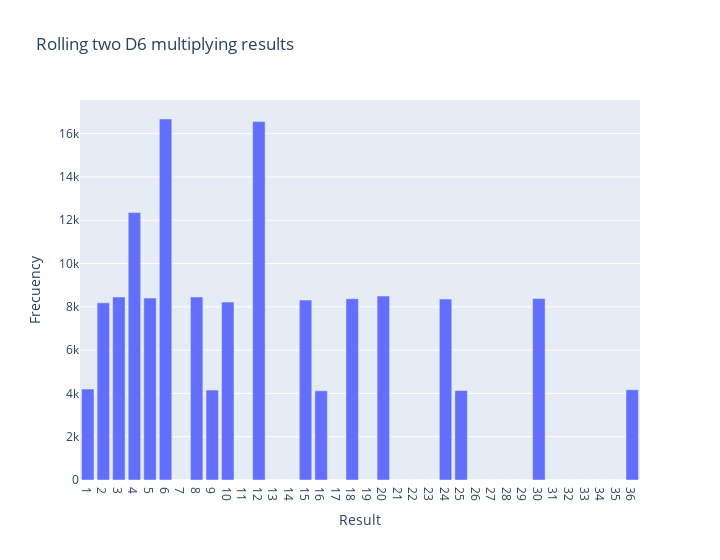

Here is the notebook cell this chart was saved with:
### Code cell
#### Multiplying two D6 results

import plotly.express as px

from modules.die import Die

die_1 = Die(6)
die_2 = Die(6)

results = []
for roll_num in range(150000):
    result = die_1.roll() * die_2.roll() # Multiply
    results.append(result)

frecuencies = []
max_result = die_1.num_sides * die_2.num_sides
poss_results = range(1, max_result+1)
for value in poss_results:
    frequency = results.count(value)
    frecuencies.append(frequency)

title = "Rolling two D6 multiplying results" 
labels = {"x":"Result", "y": "Frecuency"}
fig = px.bar(x=poss_results, y=frecuencies, title=title, labels=labels, width=720)

fig.update_layout(xaxis_dtick=1)
fig.show()

# fig.write_html("visual_frecuencies_d6d10.html") --> Remember this for save your chart html

### Figure 1 — Plotly figure (JSON) as saved in the notebook; plotly's stock layout.template omitted (floating-point values rounded to 4 significant figures)
{"data": [{"alignmentgroup": "True", "hovertemplate": "Result=%{x}<br>Frecuency=%{y}<extra></extra>", "legendgroup": "", "marker": {"color": "#636efa", "pattern": {"shape": ""}}, "name": "", "offsetgroup": "", "orientation": "v", "showlegend": false, "textposition": "auto", "type": "bar", "x": [1, 2, 3, 4, 5, 6, 7, 8, 9, 10, 11, 12, 13, 14, 15, 16, 17, 18, 19, 20, 21, 22, 23, 24, 25, 26, 27, 28, 29, 30, 31, 32, 33, 34, 35, 36], "xaxis": "x", "y": [4202, 8183, 8451, 12356, 8405, 16677, 0, 8455, 4152, 8222, 0, 16556, 0, 0, 8311, 4120, 0, 8375, 0, 8497, 0, 0, 0, 8357, 4133, 0, 0, 0, 0, 8381, 0, 0, 0, 0, 0, 4167], "yaxis": "y"}], "layout": {"barmode": "relative", "legend": {"tracegroupgap": 0}, "title": {"text": "Rolling two D6 multiplying results"}, "width": 720, "xaxis": {"anchor": "y", "domain": [0, 1], "dtick": 1, "title": {"text": "Result"}}, "yaxis": {"anchor": "x", "domain": [0, 1], "title": {"text": "Frecuency"}}}}
